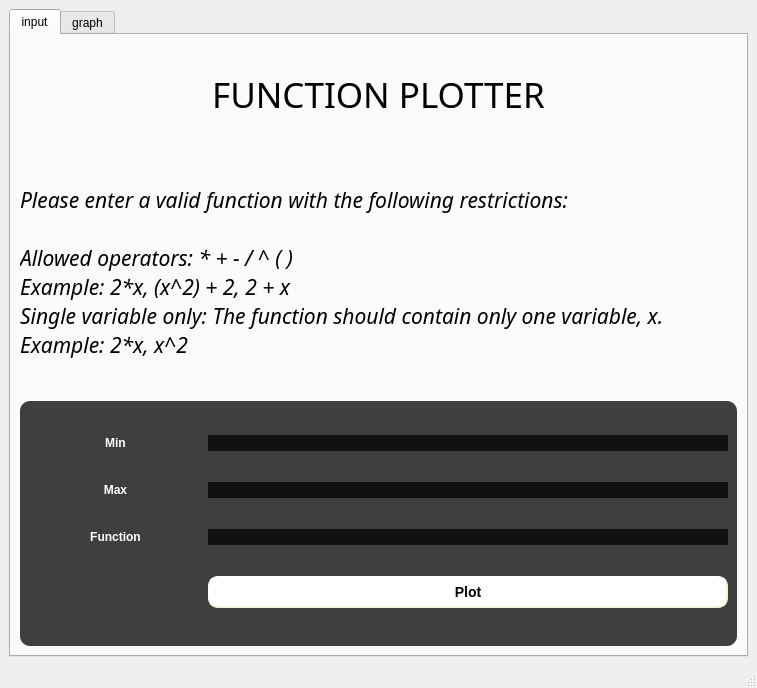
<?xml version="1.0" encoding="UTF-8"?>
<ui version="4.0">
 <class>MainWindow</class>
 <widget class="QMainWindow" name="MainWindow">
  <property name="geometry">
   <rect>
    <x>0</x>
    <y>0</y>
    <width>757</width>
    <height>688</height>
   </rect>
  </property>
  <property name="windowTitle">
   <string>MainWindow</string>
  </property>
  <property name="autoFillBackground">
   <bool>false</bool>
  </property>
  <property name="styleSheet">
   <string notr="true"/>
  </property>
  <widget class="QWidget" name="centralwidget">
   <layout class="QGridLayout" name="gridLayout">
    <item row="0" column="0">
     <widget class="QTabWidget" name="tabWidget">
      <property name="currentIndex">
       <number>0</number>
      </property>
      <widget class="QWidget" name="tab_3">
       <attribute name="title">
        <string>input</string>
       </attribute>
       <layout class="QGridLayout" name="gridLayout_3">
        <item row="0" column="0">
         <widget class="QLabel" name="label_4">
          <property name="maximumSize">
           <size>
            <width>16777215</width>
            <height>100</height>
           </size>
          </property>
          <property name="font">
           <font>
            <family>Mistral</family>
            <pointsize>26</pointsize>
           </font>
          </property>
          <property name="text">
           <string>FUNCTION PLOTTER</string>
          </property>
          <property name="alignment">
           <set>Qt::AlignCenter</set>
          </property>
         </widget>
        </item>
        <item row="2" column="0">
         <widget class="QFrame" name="formFrame">
          <property name="maximumSize">
           <size>
            <width>16777215</width>
            <height>300</height>
           </size>
          </property>
          <property name="styleSheet">
           <string notr="true">background-color: rgba( 0, 0, 0, 75% );
    border-radius: 10px;</string>
          </property>
          <layout class="QGridLayout" name="gridLayout_2">
           <item row="1" column="1" colspan="3">
            <widget class="QLineEdit" name="maxInput">
             <property name="styleSheet">
              <string notr="true">color:rgb(255, 255, 255);</string>
             </property>
            </widget>
           </item>
           <item row="2" column="0">
            <widget class="QLabel" name="label_3">
             <property name="font">
              <font>
               <bold>true</bold>
              </font>
             </property>
             <property name="styleSheet">
              <string notr="true">color:rgb(255, 255, 255);
background-color: rgba( 0, 0, 0, 0% )</string>
             </property>
             <property name="text">
              <string>Function</string>
             </property>
             <property name="alignment">
              <set>Qt::AlignCenter</set>
             </property>
             <property name="margin">
              <number>16</number>
             </property>
            </widget>
           </item>
           <item row="0" column="0">
            <widget class="QLabel" name="label">
             <property name="font">
              <font>
               <bold>true</bold>
              </font>
             </property>
             <property name="styleSheet">
              <string notr="true">color:rgb(255, 255, 255);
background-color: rgba( 0, 0, 0, 0% )</string>
             </property>
             <property name="text">
              <string>Min</string>
             </property>
             <property name="alignment">
              <set>Qt::AlignCenter</set>
             </property>
             <property name="margin">
              <number>15</number>
             </property>
            </widget>
           </item>
           <item row="2" column="1" colspan="3">
            <widget class="QLineEdit" name="functionInput">
             <property name="styleSheet">
              <string notr="true">color:rgb(255, 255, 255);</string>
             </property>
            </widget>
           </item>
           <item row="0" column="1" colspan="3">
            <widget class="QLineEdit" name="minInput">
             <property name="styleSheet">
              <string notr="true">color:rgb(255, 255, 255);</string>
             </property>
             <property name="text">
              <string/>
             </property>
            </widget>
           </item>
           <item row="1" column="0">
            <widget class="QLabel" name="label_2">
             <property name="font">
              <font>
               <bold>true</bold>
              </font>
             </property>
             <property name="styleSheet">
              <string notr="true">color:rgb(255, 255, 255);
background-color: rgba( 0, 0, 0, 0% )</string>
             </property>
             <property name="text">
              <string>Max</string>
             </property>
             <property name="alignment">
              <set>Qt::AlignCenter</set>
             </property>
             <property name="margin">
              <number>15</number>
             </property>
            </widget>
           </item>
           <item row="3" column="1" colspan="3">
            <widget class="QPushButton" name="plot">
             <property name="styleSheet">
              <string notr="true"> background-color: white;
    border-style: outset;
    border-width: 2px;
    border-radius: 10px;
    border-color: beige;
    font: bold 14px;
    min-width: 10em;
    padding: 6px;
color:black;</string>
             </property>
             <property name="text">
              <string>Plot</string>
             </property>
             <property name="autoDefault">
              <bool>false</bool>
             </property>
             <property name="default">
              <bool>false</bool>
             </property>
             <property name="flat">
              <bool>false</bool>
             </property>
            </widget>
           </item>
          </layout>
         </widget>
        </item>
        <item row="1" column="0">
         <widget class="QLabel" name="label_6">
          <property name="font">
           <font>
            <family>Monotype Corsiva</family>
            <pointsize>16</pointsize>
            <italic>true</italic>
           </font>
          </property>
          <property name="text">
           <string>Please enter a valid function with the following restrictions:

Allowed operators: * + - / ^ ( )
Example: 2*x, (x^2) + 2, 2 + x
Single variable only: The function should contain only one variable, x.
Example: 2*x, x^2</string>
          </property>
         </widget>
        </item>
       </layout>
      </widget>
      <widget class="QWidget" name="tab_4">
       <attribute name="title">
        <string>graph</string>
       </attribute>
       <layout class="QGridLayout" name="gridLayout_4">
        <item row="0" column="0">
         <widget class="QLabel" name="label_5">
          <property name="maximumSize">
           <size>
            <width>16777215</width>
            <height>70</height>
           </size>
          </property>
          <property name="font">
           <font>
            <family>Mistral</family>
            <pointsize>26</pointsize>
           </font>
          </property>
          <property name="text">
           <string>GRAPH</string>
          </property>
          <property name="alignment">
           <set>Qt::AlignCenter</set>
          </property>
         </widget>
        </item>
        <item row="1" column="0">
         <widget class="QWidget" name="widget" native="true"/>
        </item>
       </layout>
      </widget>
     </widget>
    </item>
   </layout>
  </widget>
  <widget class="QStatusBar" name="statusbar"/>
 </widget>
 <resources/>
 <connections/>
</ui>
